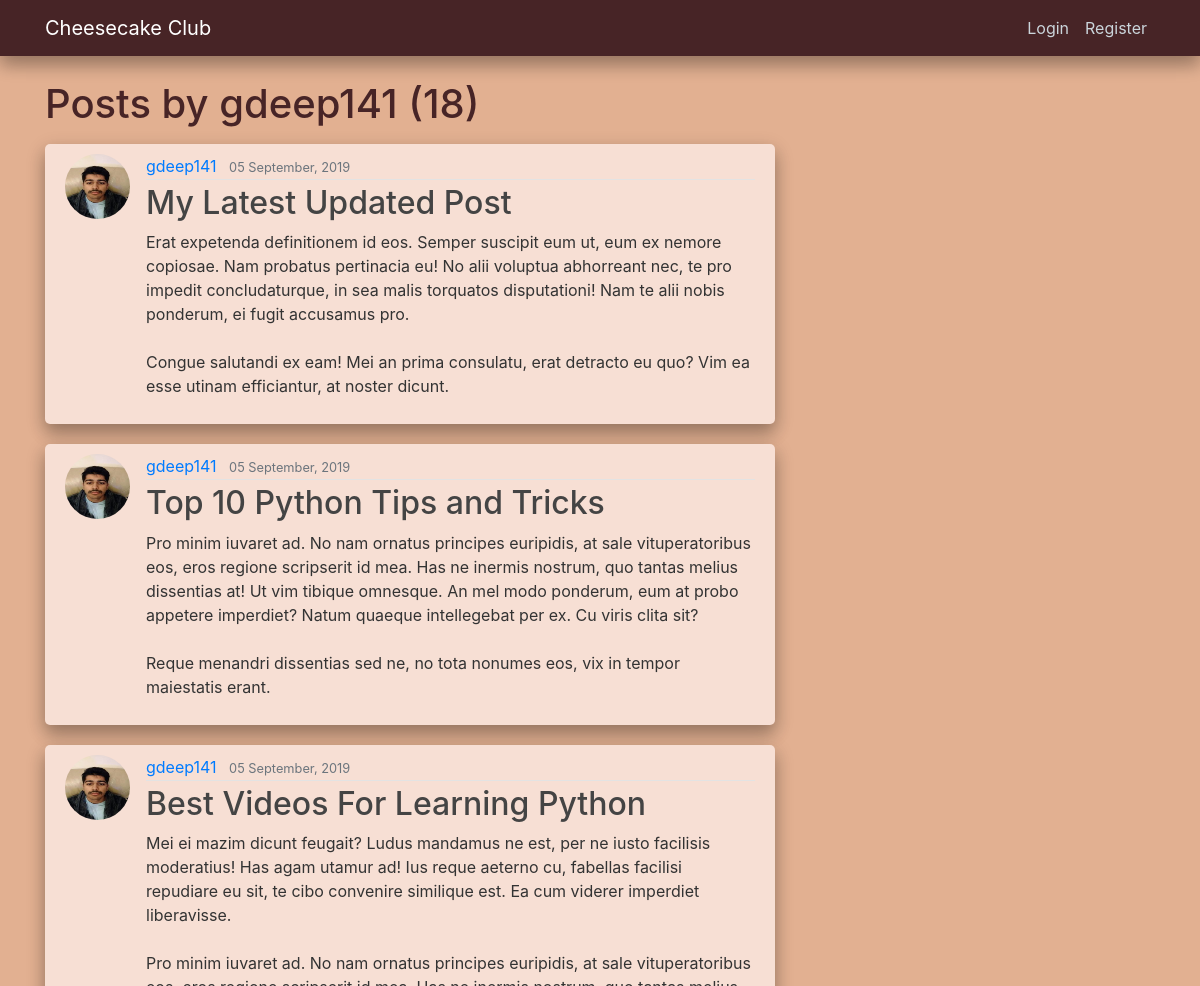
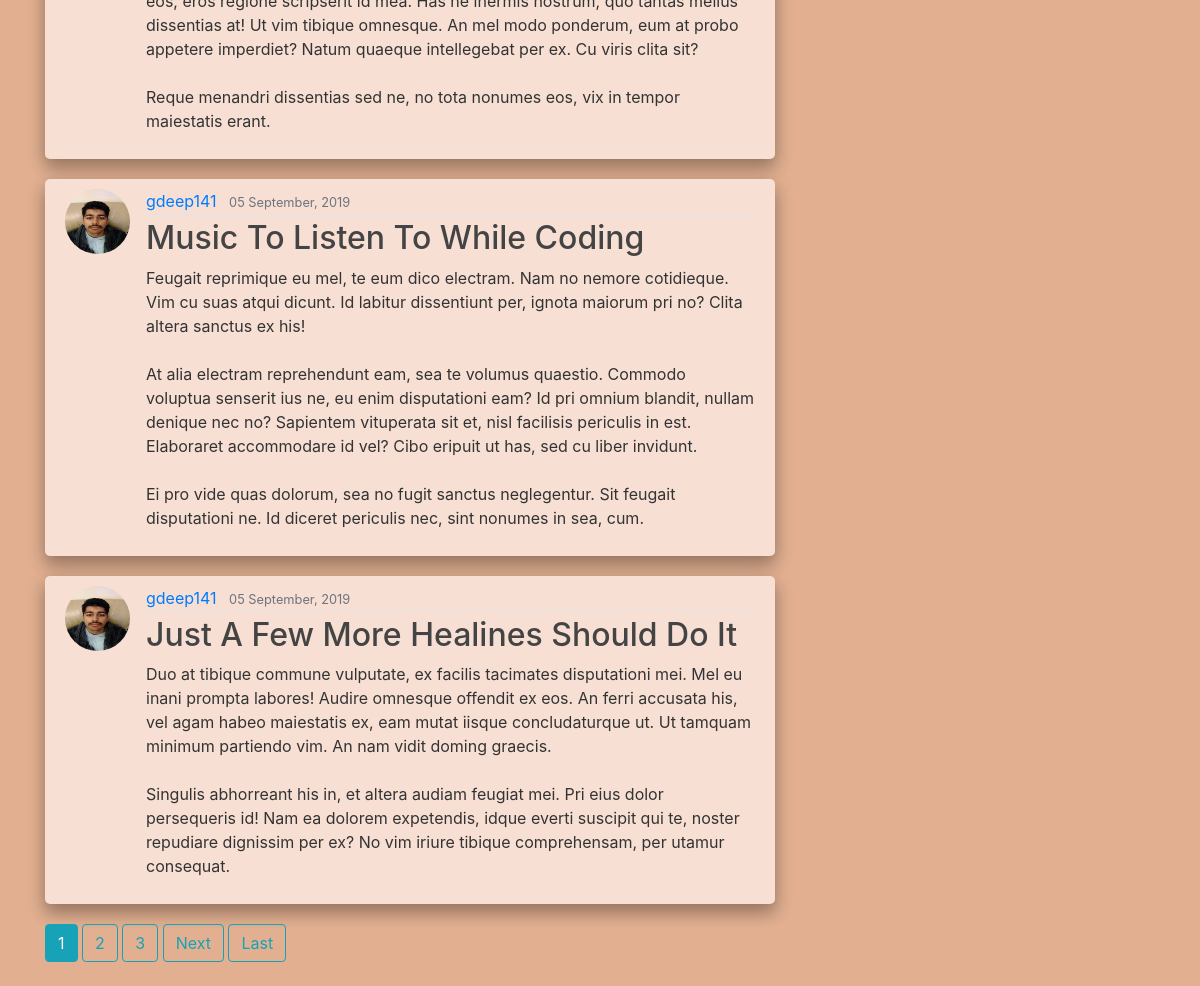
/user/gdeep141, run on an earlier commit of the app's database (2 pictures, top to bottom).
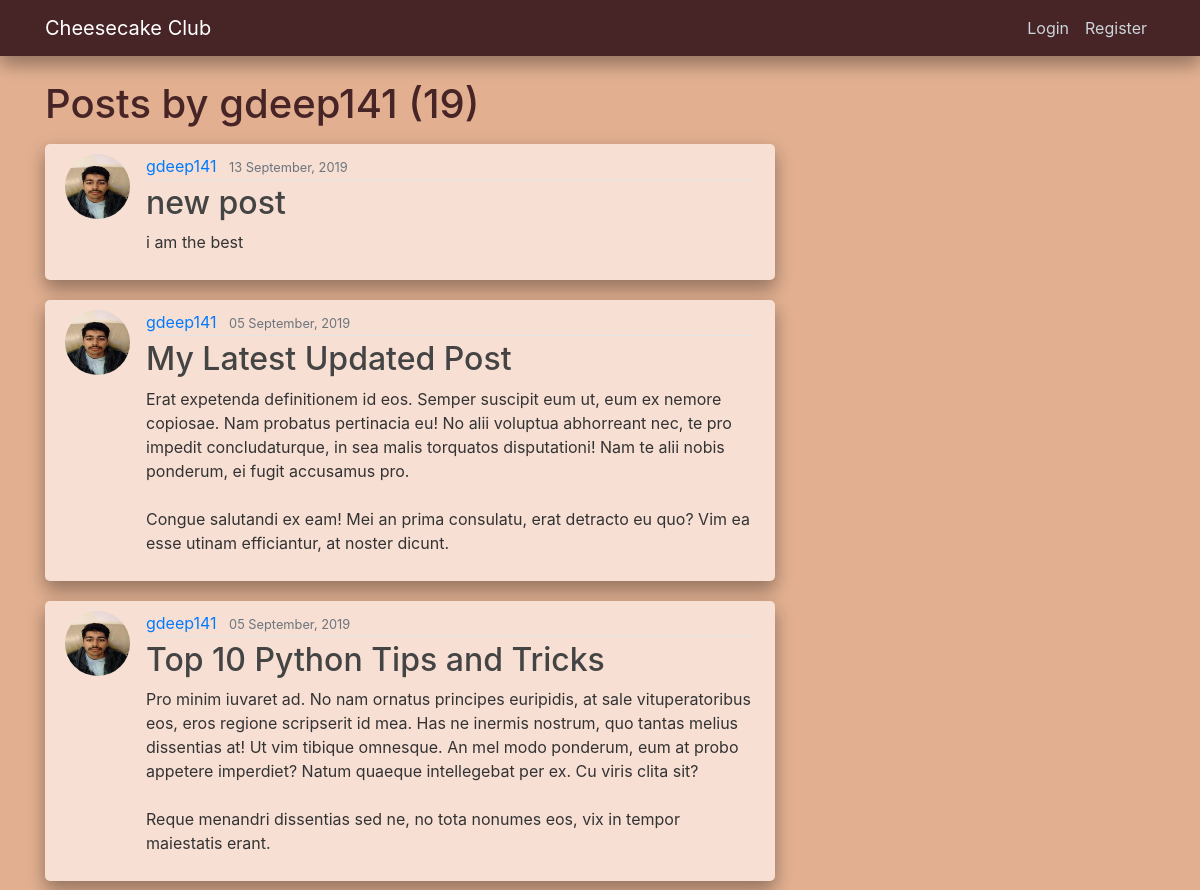
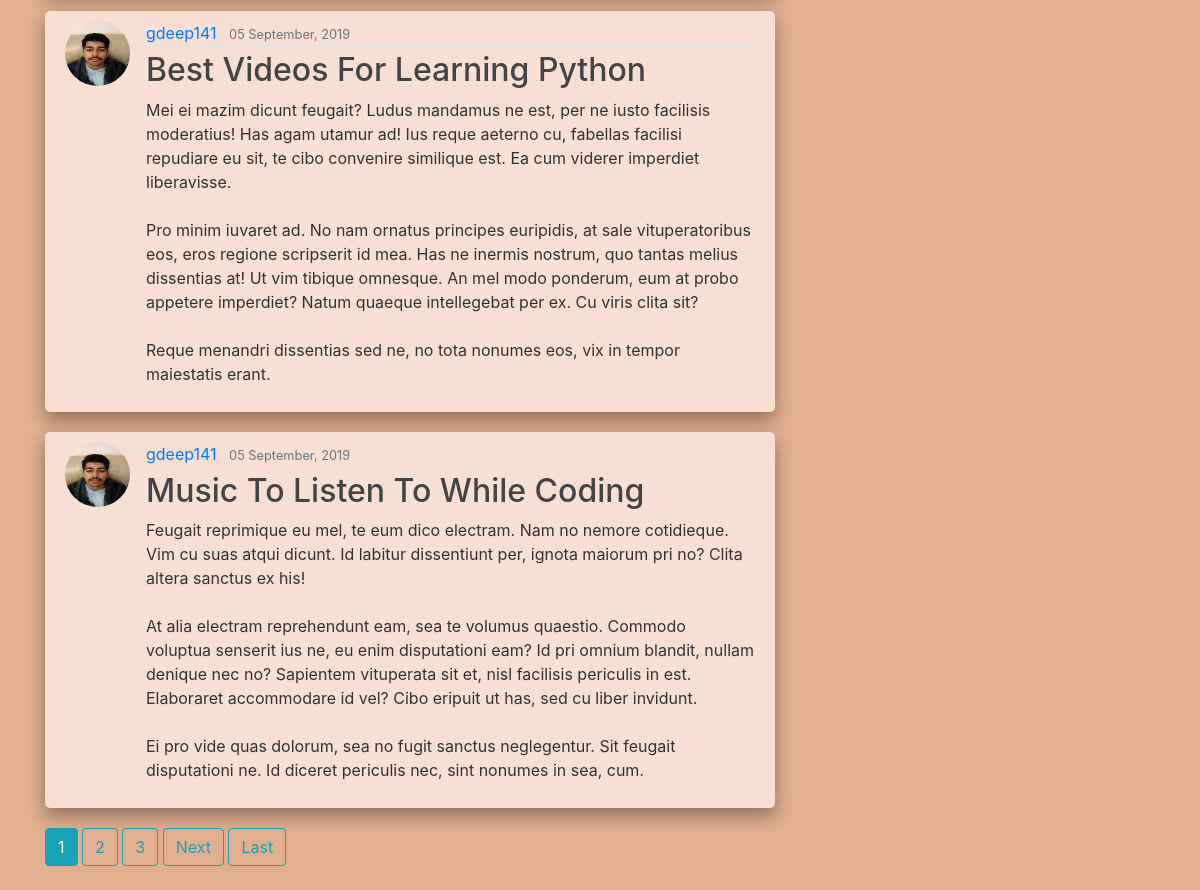
And on a later commit of the database (2 pictures, top to bottom).
### blog/models.py (models this page shows, shortened)
class Post(models.Model):
    title = models.CharField(max_length=100)
    content = models.TextField()
    """
    don't use parenthesis for timezone.now as we don't want to call the function
    at that point - we just want to pass it in
    """
    date_posted = models.DateTimeField(default=timezone.now)
    author = models.ForeignKey(User, on_delete=models.CASCADE) # Post deleted if user is deleted

### users/models.py (models this page shows, shortened)
class Profile(models.Model):
    user = models.OneToOneField(User, on_delete=models.CASCADE)
    image = models.ImageField(default='illusion.jpg', upload_to='profile_pics')

### blog/views.py (the view)
# urls.py: path('user/<str:username>', UserPostListView.as_view(), name="user-posts"),
class UserPostListView(ListView):
    model = Post
    template_name = 'blog/user_posts.html'  # Replaces default template name
    context_object_name = 'posts'           # Replaces default object name
    paginate_by = 5                         # Posts per page
    def get_queryset(self):
        user = get_object_or_404(User, username=self.kwargs.get('username'))
        return Post.objects.filter(author=user).order_by('-date_posted')

### blog/templates/blog/user_posts.html (shortened to what this page needs)
{% extends "blog/base.html" %}
{% block content %}
    <h1 class="mb-3">Posts by {{ view.kwargs.username }} ({{ page_obj.paginator.count }})</h1>
    {% for post in posts %}
        <article class="media content-section">
            <img class="rounded-circle article-img" src="{{ post.author.profile.image.url }}">
            <div class="media-body">
                <div class="article-metadata">
                    <a class="mr-2" href="{% url 'user-posts' post.author.username %}">{{ post.author }}</a>
                    <small class="text-muted">{{ post.date_posted|date:"d F, Y" }}</small>
                </div>
                <h2><a class="article-title" href="{% url 'post-detail' post.id %}">{{ post.title }}</a></h2>
                <p class="article-content">{{ post.content }}</p>
            </div>
        </article>
    {% endfor %}
    {% if is_paginated %}
        {% for num in page_obj.paginator.page_range %}
            {% if page_obj.number == num %}
                <a class="btn btn-info mb-4" href="?page={{ num }}">{{ num }}</a>
            {% elif num > page_obj.number|add:'-3' and num < page_obj.number|add:'3' %}
                <a class="btn btn-outline-info mb-4" href="?page={{ num }}">{{ num }}</a>
            {% endif %}
        {% endfor %}
        {% if page_obj.has_next %}
            <a class="btn btn-outline-info mb-4" href="?page={{ page_obj.next_page_number }}">Next</a>
            <a class="btn btn-outline-info mb-4" href="?page={{ page_obj.paginator.num_pages }}">Last</a>
        {% endif %}
    {% endif %}
{% endblock content %}

### blog/templates/blog/base.html (shortened to what this page needs)
{% load static %}
<!DOCTYPE html>
<html lang="en">
<head>
    <link rel="stylesheet" href="https://maxcdn.bootstrapcdn.com/bootstrap/4.0.0/css/bootstrap.min.css"
>
    <link rel="stylesheet" type="text/css" href="{% static 'blog/main.css' now 'U' %}">
</head>
<body>
    <header class="site-header">
        <nav class="navbar navbar-expand-md navbar-dark bg-steel fixed-top">
            <div class="container">
                <a class="navbar-brand mr-4" href="{% url 'blog-home' %}">Cheesecake Club</a>
                <div class="collapse navbar-collapse" id="navbarToggle">
                    <div class="navbar-nav">
                        {% if user.is_authenticated %}
                            <a class="nav-item nav-link" href="{% url 'post-create' %}">New Post</a>
                            <a class="nav-item nav-link" href="{% url 'profile' %}">Profile</a>
                            <a class="nav-item nav-link" href="{% url 'logout' %}">Logout</a>
                        {% else %}
                            <a class="nav-item nav-link" href="{% url 'login' %}">Login</a>
                            <a class="nav-item nav-link" href="{% url 'register' %}">Register</a>
                        {% endif %}
                    </div>
                </div>
            </div>
        </nav>
    </header>
    <main role="main" class="container">
        <div class="row">
            <div class="col-md-8">
                {% block content %}{% endblock %}
            </div>
            <div class="col-md-4">
            </div>
        </div>
    </main>
</body>
</html>

### blog/static/blog/main.css (style rules this page uses)
body { background: #e2b091; color: #333333; margin-top: 5rem; }
h1, h2, h3, h4, h5, h6 { color: #472426; }
.navbar { box-shadow: 0 10px 16px 0 rgba(0,0,0,0.2),0 6px 20px 0 rgba(0,0,0,0.19) !important; }
.bg-steel { background-color: #472426; }
.site-header .navbar-nav .nav-link { color: #cbd5db; }
.content-section { background: #f7dfd4; padding: 10px 20px; border-radius: 5px; margin-bottom: 20px; box-shadow: 0 10px 16px 0 rgba(0,0,0,0.2),0 6px 20px 0 rgba(0,0,0,0.19) !important; }
.article-title { color: #444444; }
.article-content { white-space: pre-line; }
.article-img { height: 65px; width: 65px; margin-right: 16px; }
.article-metadata { padding-bottom: 1px; margin-bottom: 4px; border-bottom: 1px solid #e3e3e3 }

What changed in the data, as far as the page shows it:
no longer on this page (row unchanged): Post: author.profile.image (picture), author "gdeep141", date_posted "05 September, 2019", title "Just A Few More Healines Should Do It", content "Duo at tibique commune vulputate, ex facilis tacimates disputationi mei. Mel eu inani prompta labores! Audire omnesque offendit ex eos. An ferri accusata his, vel agam habeo maiestatis ex, eam mutat iisque concludaturque ut. Ut tamquam minimum partiendo vim. An nam vidit doming graecis. Singulis abhorreant his in, et altera audiam feugiat mei. Pri eius dolor persequeris id! Nam ea dolorem expetendis, idque everti suscipit qui te, noster repudiare dignissim per ex? No vim iriure tibique comprehensam, per utamur consequat."
added Post: author.profile.image (picture), author "gdeep141", date_posted "13 September, 2019", title "new post", content "i am the best"
Also different on the page:
{{ page_obj.paginator.count }}: "18" → "19"
